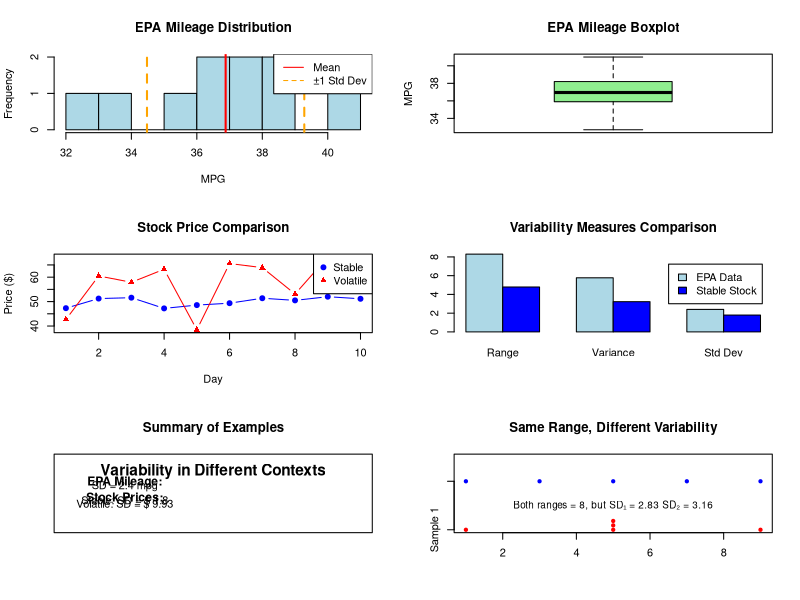

The R source for this figure:
# Practical Applications of Variability Measures
# Real-world interpretation and EPA data continuation

# Create output directory
if (!dir.exists("output")) dir.create("output")

cat("Practical Applications of Variability\n")
cat("====================================\n\n")

# EPA mileage data (continuing from previous sections)
epa_data <- c(32.7, 36.3, 37.1, 35.9, 38.2, 41.0, 36.8, 37.9, 39.0, 33.9)

cat("EPA Mileage Data Analysis:\n")
cat("Data:", paste(sort(epa_data), collapse = ", "), "mpg\n\n")

# Complete analysis
n <- length(epa_data)
mean_mpg <- mean(epa_data)
range_mpg <- max(epa_data) - min(epa_data)
var_mpg <- var(epa_data)
sd_mpg <- sd(epa_data)

cat("Descriptive Statistics:\n")
cat("======================\n")
cat("Sample size (n):", n, "\n")
cat("Mean:", round(mean_mpg, 2), "mpg\n")
cat("Range:", range_mpg, "mpg (", min(epa_data), "to", max(epa_data), ")\n")
cat("Sample variance (s²):", round(var_mpg, 4), "\n")
cat("Sample std deviation (s):", round(sd_mpg, 4), "mpg\n\n")

# Interpretation
cat("INTERPRETATION:\n")
cat("===============\n")
cat("• Average mileage:", round(mean_mpg, 1), "mpg\n")
cat("• Typical variation: ±", round(sd_mpg, 1), "mpg around the mean\n")
cat("• Most cars get between", round(mean_mpg - sd_mpg, 1), 
    "and", round(mean_mpg + sd_mpg, 1), "mpg\n")
cat("• Range shows", range_mpg, "mpg difference between best and worst\n\n")

# Why n-1 vs n demonstration
cat("Why Use (n-1) Instead of n?\n")
cat("===========================\n")
pop_var <- sum((epa_data - mean_mpg)^2) / n  # Population formula
samp_var <- sum((epa_data - mean_mpg)^2) / (n - 1)  # Sample formula

cat("If we used n in denominator:", round(pop_var, 4), "\n")
cat("Using (n-1) in denominator:", round(samp_var, 4), "\n")
cat("Difference:", round(samp_var - pop_var, 4), "\n")
cat("The (n-1) version gives a slightly larger, unbiased estimate\n\n")

# Stock volatility example
cat("Stock Price Volatility Example:\n")
cat("===============================\n")
# Simulate two stocks with same average but different volatility
set.seed(456)
stock_stable <- round(rnorm(10, 50, 2), 2)  # Low volatility
stock_volatile <- round(rnorm(10, 50, 8), 2)  # High volatility

cat("Stable Stock (daily prices): $", paste(stock_stable, collapse = ", $"), "\n")
cat("Volatile Stock (daily prices): $", paste(stock_volatile, collapse = ", $"), "\n\n")

cat("Risk Analysis:\n")
cat("Stable Stock  - Mean: $", round(mean(stock_stable), 2), 
    ", Std Dev: $", round(sd(stock_stable), 2), "\n")
cat("Volatile Stock - Mean: $", round(mean(stock_volatile), 2), 
    ", Std Dev: $", round(sd(stock_volatile), 2), "\n\n")

# Create comprehensive visualization
png("output/practical_applications.png", width = 1200, height = 900, res = 120)
par(mfrow = c(3, 2))

# EPA data histogram with stats
hist(epa_data, main = "EPA Mileage Distribution", xlab = "MPG", 
     col = "lightblue", breaks = 6)
abline(v = mean_mpg, col = "red", lwd = 2)
abline(v = mean_mpg - sd_mpg, col = "orange", lwd = 2, lty = 2)
abline(v = mean_mpg + sd_mpg, col = "orange", lwd = 2, lty = 2)
legend("topright", c("Mean", "±1 Std Dev"), col = c("red", "orange"), lty = c(1, 2))

# EPA boxplot
boxplot(epa_data, main = "EPA Mileage Boxplot", ylab = "MPG", col = "lightgreen")

# Stock comparison
plot(1:10, stock_stable, type = "b", col = "blue", pch = 19, 
     main = "Stock Price Comparison", xlab = "Day", ylab = "Price ($)",
     ylim = c(min(c(stock_stable, stock_volatile)), max(c(stock_stable, stock_volatile))))
lines(1:10, stock_volatile, type = "b", col = "red", pch = 17)
legend("topright", c("Stable", "Volatile"), col = c("blue", "red"), pch = c(19, 17))

# Variability measures comparison
measures <- c("Range", "Variance", "Std Dev")
epa_values <- c(range_mpg, var_mpg, sd_mpg)
stable_values <- c(max(stock_stable) - min(stock_stable), var(stock_stable), sd(stock_stable))

barplot(rbind(epa_values, stable_values), beside = TRUE, 
        names.arg = measures, main = "Variability Measures Comparison",
        col = c("lightblue", "blue"), legend = c("EPA Data", "Stable Stock"))

# Table of all examples
plot(1, type = "n", xlim = c(0, 10), ylim = c(0, 10), xlab = "", ylab = "",
     main = "Summary of Examples", xaxt = "n", yaxt = "n")

text(5, 8, "Variability in Different Contexts", cex = 1.4, font = 2)
text(2, 6.5, "EPA Mileage:", cex = 1.1, font = 2)
text(2, 6, paste("SD =", round(sd_mpg, 2), "mpg"), cex = 1)
text(2, 4.5, "Stock Prices:", cex = 1.1, font = 2)
text(2, 4, paste("Stable: SD = $", round(sd(stock_stable), 2)), cex = 1)
text(2, 3.5, paste("Volatile: SD = $", round(sd(stock_volatile), 2)), cex = 1)

# Range limitations example
sample_same_range1 <- c(1, 5, 5, 5, 9)
sample_same_range2 <- c(1, 3, 5, 7, 9)

stripchart(list("Sample 1" = sample_same_range1, "Sample 2" = sample_same_range2),
           main = "Same Range, Different Variability", method = "stack",
           pch = 19, col = c("red", "blue"))
text(5, 1.5, paste("Both ranges = 8, but SD₁ =", round(sd(sample_same_range1), 2),
                   "SD₂ =", round(sd(sample_same_range2), 2)), cex = 0.9)

dev.off()
cat("✓ Applications plot saved to output/practical_applications.png\n")

# Create summary report
sink("output/variability_report.txt")
cat("VARIABILITY ANALYSIS REPORT\n")
cat("===========================\n\n")
cat("1. EPA MILEAGE DATA:\n")
cat("   Mean:", round(mean_mpg, 2), "mpg\n")
cat("   Standard Deviation:", round(sd_mpg, 2), "mpg\n")
cat("   Interpretation: Cars typically get", round(mean_mpg, 1), "±", round(sd_mpg, 1), "mpg\n\n")

cat("2. KEY INSIGHTS:\n")
cat("   • Standard deviation is in original units (mpg, dollars, etc.)\n")
cat("   • Larger SD = more variability\n")
cat("   • Range can be misleading with large datasets\n")
cat("   • Variance uses (n-1) for unbiased estimation\n\n")

cat("3. PRACTICAL APPLICATIONS:\n")
cat("   • Quality control: Lower variability = more consistent products\n")
cat("   • Risk assessment: Higher variability = more risk\n")
cat("   • Performance evaluation: Consider both average AND consistency\n")
sink()

cat("\n✓ Report saved to output/variability_report.txt\n")
cat("\nAnalysis complete! Files saved in output/ directory.\n")
cat("Key takeaway: Variability measures are essential for complete data description!\n")
